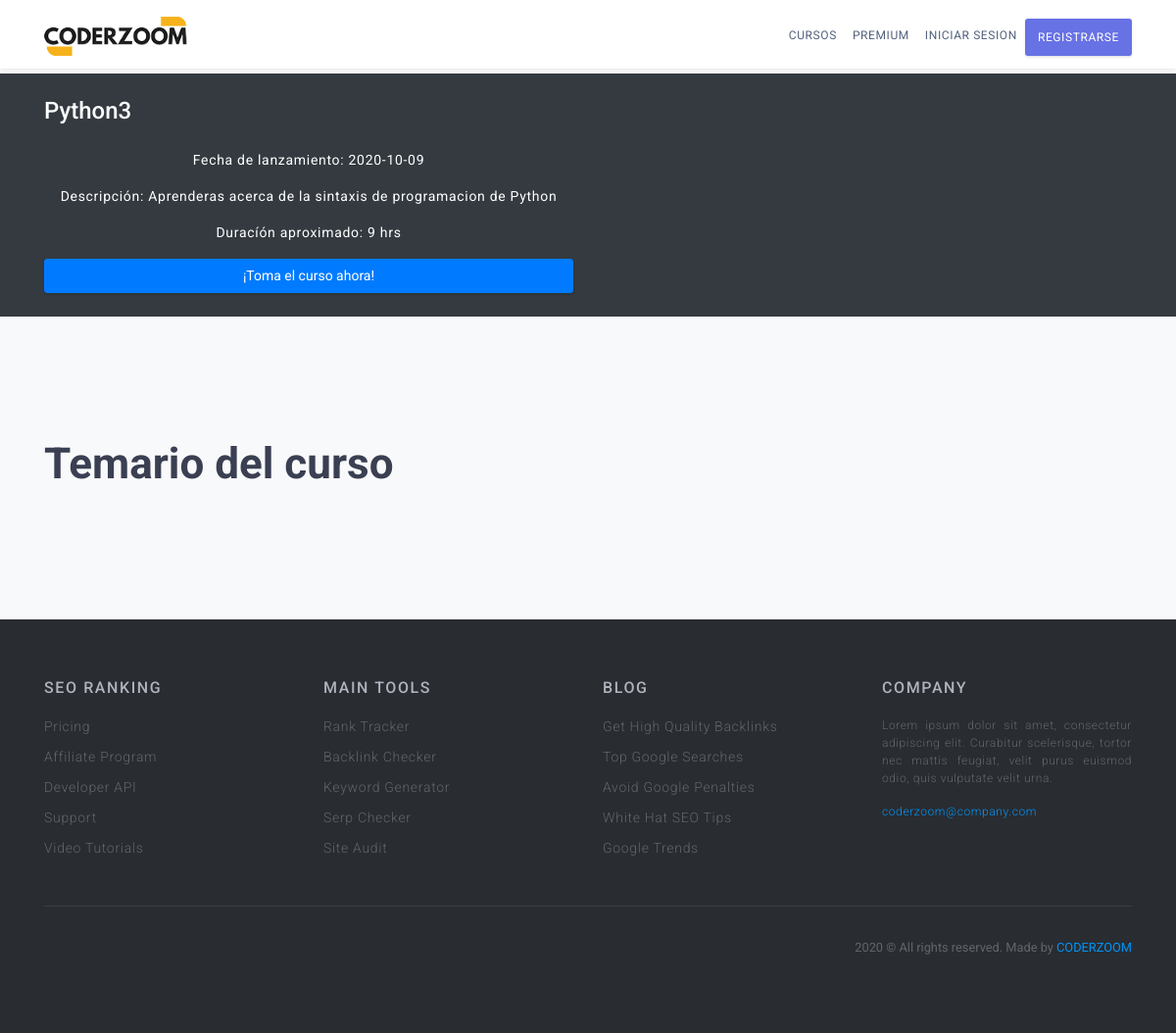
/temarioCurso.php?id_curso=38, run on the app's committed database.
### tables this page shows
CREATE TABLE `curso` (
  `Id` int(11) NOT NULL,
  `Nombre` varchar(50) NOT NULL,
  `Descripcion` varchar(100) NOT NULL,
  `Fecha` varchar(50) NOT NULL,
  `DuracionCurso` int(11) NOT NULL,
  `Precio` decimal(11,0) NOT NULL,
  `Imagen` varchar(50) NOT NULL,
  `Id_Docente` int(11) NOT NULL,
  `Id_Carrera` int(11) NOT NULL
);

### modulos/cursos.php (called while the page is built, shortened)
<?php
include_once 'config/conexion.php';
$sql = "SELECT curso.Id,Nombre,Descripcion,Fecha,DuracionCurso,Precio,Imagen,docente.Nombres,docente.Apellidos,docente.Foto FROM curso INNER JOIN docente ON curso.Id_Docente = docente.Id";
$sentencia = $pdo->prepare($sql);
$sentencia->execute();
$resultadoCursoDocente = $sentencia->fetchAll(PDO::FETCH_ASSOC);
?>

### temarioCurso.php (the view, shortened to what this page needs)
<?php
include_once 'modulos/cursos.php';
include_once "plantillas/header.php";
$Id = isset($_GET['id_curso']) ? $_GET['id_curso'] : '';
?>
<header class="bg-dark section-info" style="margin-top:75px">
    <div class="container text-white">
        <div class="row">
            <?php foreach($resultadoCursoDocente as $curso) : ?>
            <?php if ($curso['Id'] == $Id) : ?>
            <div class="col-12 col-sm-12 col-md-6 d-flex flex-column  justify-content-center py-4">
                <h3><?php echo $curso['Nombre']; ?></h3>
                <p class="text-white">Fecha de lanzamiento: <?php echo $curso['Fecha']; ?></p>
                <p class="text-white">Descripción: <?php echo $curso['Descripcion']; ?></p>
                <p class="text-white">Duracíón aproximado: <?php echo $curso['DuracionCurso']; ?> hrs</p>
                <a class="btn btn-primary" href="#" >¡Toma el curso ahora!</a>
            </div>
            <div class="col-12 col-sm-12 col-md-6 d-flex align-items-center">
            </div>
            <?php endif ?>
            <?php endforeach ?>
        </div>
    </div>
</header>
<section class="bg-light">
    <div class="container py-4">
        <h2>Temario del curso</h2>
    </div>
</section>
<?php include_once "plantillas/footer.php"; ?>

### recursos/css/style.css (style rules this page uses)
p { text-align: center; }
body { font-family: 'Roboto', sans-serif; color: #3a3f52; }
h2 { font-size: 44px; font-weight: 700; }
h3 { font-size: 24px; font-weight: 500; margin-bottom: 25px; }
p { font-size: 14px; font-weight: 400; letter-spacing: .05em; color: #53627C; }
section { padding: 100px 0px; }
.btn { font-size: 14px; font-weight: 400; border-radius: 3px!important; box-shadow: 0 2px 3px 0 rgba(0,0,0,.05), 0 1px 2px 0 rgba(0,0,0,.08); }

### data on the page
curso: Nombre "Python3", Fecha "2020-10-09", Descripcion "Aprenderas acerca de la sintaxis de programacion de Python", DuracionCurso "9"
